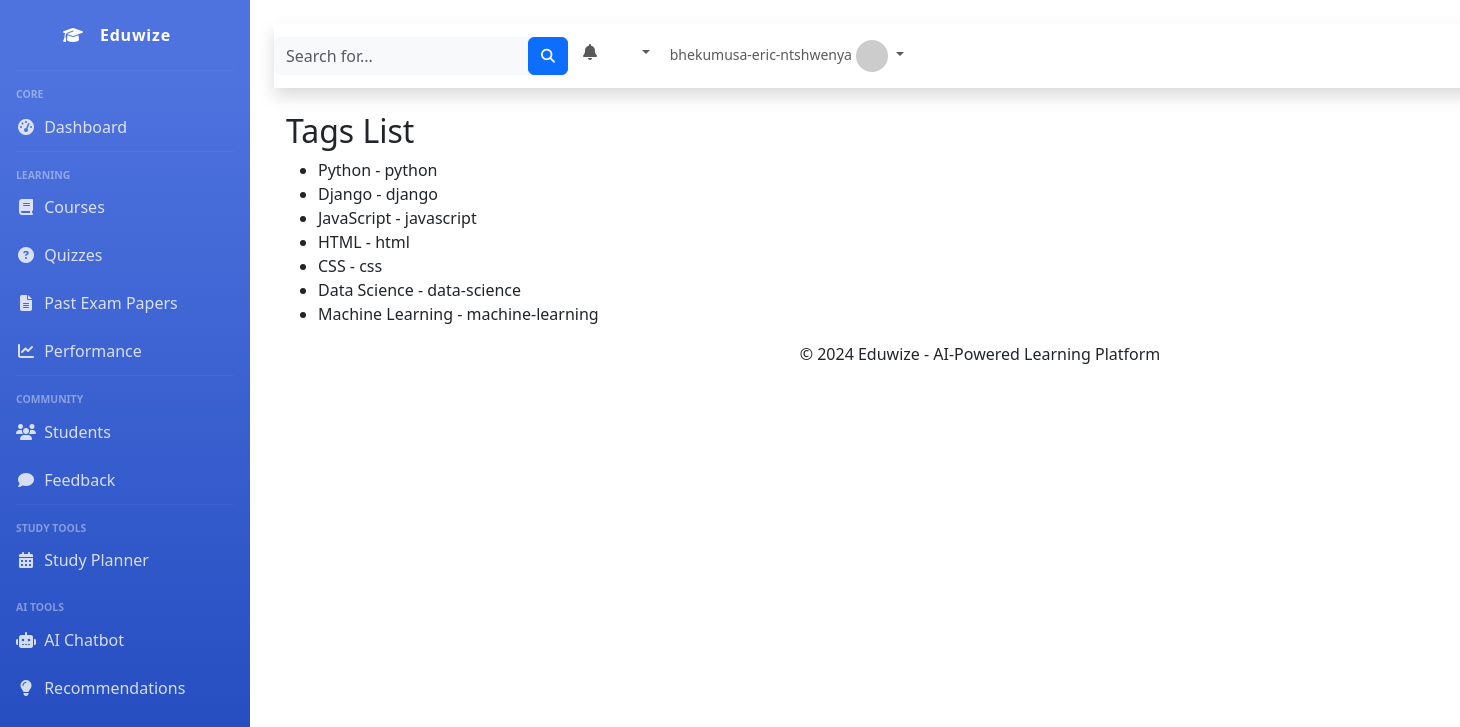
Screenshot of /tags/ (signed in) with the database file from the repository.
### eduwize_app/models.py (models this page shows, shortened)
class Tags(models.Model):
    name = models.CharField(max_length=100)
    slug = models.SlugField(max_length=100, unique=True, db_index=True)
    created_at = models.DateTimeField(auto_now_add=True)

### eduwize_app/views.py (the view)
# urls.py: path('tags/', views.TagsListView.as_view(), name='tags'),
class TagsListView(ListView):
    model = Tags
    template_name = 'eduwize_app/tags_list.html'
    context_object_name = 'tags'

### eduwize_app/templates/eduwize_app/tags_list.html
{% extends 'eduwize_app/base_generic.html' %}
{% block content %}
  <h2>Tags List</h2>
  <ul>
    {% for tag in tags %}
      <li>{{ tag.name }} - {{ tag.slug }}</li>
    {% endfor %}
  </ul>
{% endblock %}

### eduwize_app/templates/eduwize_app/base_generic.html (shortened to what this page needs)
<!DOCTYPE html>
{% load static %}
<html lang="en">
<head>
    <link href="https://cdn.jsdelivr.net/npm/bootstrap@5.3.0/dist/css/bootstrap.min.css" rel="stylesheet">
    <link href="https://cdnjs.cloudflare.com/ajax/libs/font-awesome/6.4.0/css/all.min.css" rel="stylesheet">
</head>
<body>
    <div class="wrapper">
        <nav id="sidebar" class="sidebar">
            <div class="sidebar-brand d-flex align-items-center justify-content-center">
                <div class="sidebar-brand-icon">
                    <i class="fas fa-graduation-cap"></i>
                </div>
                <div class="sidebar-brand-text mx-3">Eduwize</div>
            </div>
            <hr class="sidebar-divider">
            <div class="sidebar-heading">
                Core
            </div>
            <ul class="nav flex-column">
                <li class="nav-item {% if request.resolver_match.url_name == 'home' %}active{% endif %}">
                    <a class="nav-link" href="{% url 'eduwize_app:home' %}">
                        <i class="fas fa-fw fa-tachometer-alt"></i>
                        <span>Dashboard</span>
                    </a>
                </li>
                <hr class="sidebar-divider">
                <div class="sidebar-heading">
                    Learning
                </div>
                <li class="nav-item {% if 'course' in request.resolver_match.url_name %}active{% endif %}">
                    <a class="nav-link" href="{% url 'eduwize_app:course-list' %}">
                        <i class="fas fa-fw fa-book"></i>
                        <span>Courses</span>
                    </a>
                </li>
                <li class="nav-item {% if 'quiz' in request.resolver_match.url_name %}active{% endif %}">
                    <a class="nav-link" href="{% url 'eduwize_app:quiz-list' %}">
                        <i class="fas fa-fw fa-question-circle"></i>
                        <span>Quizzes</span>
                    </a>
                </li>
                <li class="nav-item {% if 'exam-papers' in request.resolver_match.url_name %}active{% endif %}">
                    <a class="nav-link" href="{% url 'eduwize_app:exam-papers-list' %}">
                        <i class="fas fa-fw fa-file-alt"></i>
                        <span>Past Exam Papers</span>
                    </a>
                </li>
                <li class="nav-item {% if 'performance' in request.resolver_match.url_name %}active{% endif %}">
                    <a class="nav-link" href="{% url 'eduwize_app:performance-list' %}">
                        <i class="fas fa-fw fa-chart-line"></i>
                        <span>Performance</span>
                    </a>
                </li>
                <hr class="sidebar-divider">
                <div class="sidebar-heading">
                    Community
                </div>
                <li class="nav-item {% if 'student' in request.resolver_match.url_name %}active{% endif %}">
                    <a class="nav-link" href="{% url 'eduwize_app:student-list' %}">
                        <i class="fas fa-fw fa-users"></i>
                        <span>Students</span>
                    </a>
                </li>
                <li class="nav-item {% if 'feedback' in request.resolver_match.url_name %}active{% endif %}">
                    <a class="nav-link" href="{% url 'eduwize_app:feedback' %}">
                        <i class="fas fa-fw fa-comment"></i>
                        <span>Feedback</span>
                    </a>
                </li>
                <hr class="sidebar-divider">
                <div class="sidebar-heading">
                    Study Tools
                </div>
                <li class="nav-item {% if 'study-planner' in request.resolver_match.url_name %}active{% endif %}">
                    <a class="nav-link" href="{% url 'eduwize_app:study-planner' %}">
                        <i class="fas fa-fw fa-calendar-alt"></i>
                        <span>Study Planner</span>
                    </a>
                </li>
                <div class="sidebar-heading">
                    AI Tools
                </div>
                <li class="nav-item {% if 'ai-chatbot' in request.resolver_match.url_name %}active{% endif %}">
                    <a class="nav-link" href="{% url 'eduwize_app:ai-chatbot' %}">
                        <i class="fas fa-fw fa-robot"></i>
                        <span>AI Chatbot</span>
                    </a>
                </li>
                <li class="nav-item {% if 'ai-recommendations' in request.resolver_match.url_name %}active{% endif %}">
                    <a class="nav-link" href="{% url 'eduwize_app:ai-recommendations' %}">
                        <i class="fas fa-fw fa-lightbulb"></i>
                        <span>Recommendations</span>
                    </a>
                </li>
            </ul>
        </nav>
        <div class="content">
            <nav class="navbar navbar-expand navbar-light bg-white topbar mb-4 static-top shadow">
                <form class="d-none d-sm-inline-block form-inline mr-auto ml-md-3 my-2 my-md-0 mw-100 navbar-search">
                    <div class="input-group">
                        <input type="text" class="form-control bg-light border-0 small" placeholder="Search for..." aria-label="Search" aria-describedby="basic-addon2">
                        <div class="input-group-append">
                            <button class="btn btn-primary" type="button">
                                <i class="fas fa-search fa-sm"></i>
                            </button>
                        </div>
                    </div>
                </form>
                <ul class="navbar-nav ml-auto">
                    <li class="nav-item dropdown no-arrow mx-1">
                        <a class="nav-link dropdown-toggle" href="{% url 'eduwize_app:notifications-list' %}" id="alertsDropdown">
                            <i class="fas fa-bell fa-fw"></i>
                            <span class="badge badge-danger badge-counter" id="notificationCount">3+</span>
                        </a>
                    </li>
                    <li class="nav-item dropdown no-arrow">
                        <a class="nav-link dropdown-toggle" href="#" id="userDropdown" role="button" data-bs-toggle="dropdown" aria-haspopup="true" aria-expanded="false">
                            <span class="mr-2 d-none d-lg-inline text-gray-600 small">
                                {% if user.is_authenticated %}
                                    {{ user.username }}
                                {% else %}
                                    Guest
                                {% endif %}
                            </span>
                            <img class="img-profile rounded-circle" src="https://via.placeholder.com/150" width="32" height="32">
                        </a>
                    </li>
                </ul>
            </nav>
            <div class="container-fluid">
                {% block content %}
                {% endblock %}
            </div>
            <footer class="sticky-footer bg-white">
                <div class="container my-auto">
                    <div class="copyright text-center my-auto">
                        <span>&copy; 2024 Eduwize - AI-Powered Learning Platform</span>
                    </div>
                </div>
            </footer>
        </div>
    </div>
    <a class="scroll-to-top rounded" href="#page-top">
        <i class="fas fa-angle-up"></i>
    </a>
    <div class="toast-container position-fixed top-0 end-0 p-3">
    </div>
</body>
</html>

### eduwize_app/templates/eduwize_app/base_generic.html (style rules this page uses)
.sidebar { min-width: 250px; max-width: 250px; background: #4e73df; background: linear-gradient(180deg, #4e73df 10%, #224abe 100%); color: white; transition: all 0.3s; position: fixed; height: 100vh; z-index: 999; }
.sidebar .sidebar-brand { height: 4.375rem; text-decoration: none; font-size: 1rem; font-weight: 800; padding: 1.5rem 1rem; text-align: center; letter-spacing: 0.05rem; z-index: 1; }
.sidebar hr { margin: 0 1rem; border-top: 1px solid rgba(255, 255, 255, 0.15); }
.sidebar .nav-item { position: relative; }
.sidebar .nav-item .nav-link { display: block; width: 100%; text-align: left; padding: 0.75rem 1rem; color: rgba(255, 255, 255, 0.8); }
.sidebar .nav-item .nav-link i { margin-right: 0.25rem; }
.sidebar-heading { padding: 0 1rem; font-weight: 800; font-size: 0.65rem; color: rgba(255, 255, 255, 0.4); text-transform: uppercase; margin-top: 1rem; }
.content { width: 100%; padding: 1.5rem; margin-left: 250px; transition: all 0.3s; }
.toast-container { position: fixed; top: 20px; right: 20px; z-index: 1060; }

### rows the page displays
Tags: name "Python", slug "python"
Tags: name "Django", slug "django"
Tags: name "JavaScript", slug "javascript"
Tags: name "HTML", slug "html"
Tags: name "CSS", slug "css"
Tags: name "Data Science", slug "data-science"
Tags: name "Machine Learning", slug "machine-learning"

### other values shown
{{ user.username }} "bhekumusa-eric-ntshwenya"
